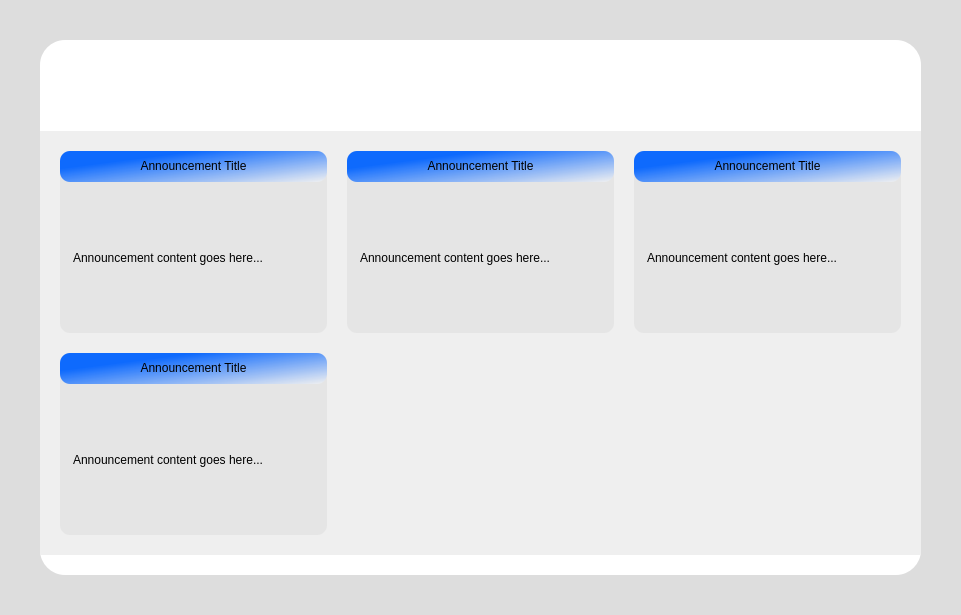
<?xml version="1.0" encoding="UTF-8"?>
<ui version="4.0">
 <class>BarangayDashboard</class>
 <widget class="QWidget" name="BarangayDashboard">
  <property name="geometry">
   <rect>
    <x>0</x>
    <y>0</y>
    <width>961</width>
    <height>615</height>
   </rect>
  </property>
  <property name="windowTitle">
   <string>Barangay Admin Dashboard</string>
  </property>
  <property name="styleSheet">
   <string notr="true">QWidget#BarangayDashboard {
    background-color: rgb(221, 221, 221);
}</string>
  </property>
  <layout class="QVBoxLayout" name="mainLayout">
   <property name="spacing">
    <number>0</number>
   </property>
   <property name="leftMargin">
    <number>40</number>
   </property>
   <property name="topMargin">
    <number>40</number>
   </property>
   <property name="rightMargin">
    <number>40</number>
   </property>
   <property name="bottomMargin">
    <number>40</number>
   </property>
   <item>
    <widget class="QFrame" name="frame">
     <property name="styleSheet">
      <string notr="true">QFrame#frame {
    background-color: white;
    border-radius: 25px;
}</string>
     </property>
     <property name="frameShape">
      <enum>QFrame::StyledPanel</enum>
     </property>
     <property name="frameShadow">
      <enum>QFrame::Raised</enum>
     </property>
     <layout class="QVBoxLayout" name="frameLayout">
      <property name="spacing">
       <number>10</number>
      </property>
      <property name="leftMargin">
       <number>0</number>
      </property>
      <property name="topMargin">
       <number>0</number>
      </property>
      <property name="rightMargin">
       <number>0</number>
      </property>
      <property name="bottomMargin">
       <number>20</number>
      </property>
      <item>
       <widget class="QLabel" name="label_3">
        <property name="minimumSize">
         <size>
          <width>0</width>
          <height>81</height>
         </size>
        </property>
        <property name="maximumSize">
         <size>
          <width>16777215</width>
          <height>81</height>
         </size>
        </property>
        <property name="styleSheet">
         <string notr="true">QLabel {
    background: qlineargradient(
        spread:pad,
        x1:0, y1:0,
        x2:0, y2:1,
        stop:0 #0d47a1,
        stop:1 #1976d2
    );
    border-radius: 0px;
    color: white;
    font-weight: bold;
    padding: 15px;
}</string>
        </property>
        <property name="text">
         <string>&lt;html&gt;&lt;head/&gt;&lt;body&gt;&lt;p&gt;&lt;span style=&quot; font-size:18pt;&quot;&gt;ANNOUNCEMENTS&lt;/span&gt;&lt;/p&gt;&lt;p&gt;&lt;span style=&quot; font-size:11pt; font-weight:400;&quot;&gt;Official Barangay Notices and Updates&lt;/span&gt;&lt;br/&gt;&lt;/p&gt;&lt;/body&gt;&lt;/html&gt;</string>
        </property>
       </widget>
      </item>
      <item>
       <widget class="QScrollArea" name="scrollArea">
        <property name="styleSheet">
         <string notr="true">QScrollArea {
    background-color: white;
    border: none;
}
QScrollBar:vertical {
    border: none;
    background: #f0f0f0;
    width: 10px;
    border-radius: 5px;
}
QScrollBar::handle:vertical {
    background: #1976d2;
    border-radius: 5px;
    min-height: 20px;
}
QScrollBar::add-line:vertical, QScrollBar::sub-line:vertical {
    height: 0px;
}</string>
        </property>
        <property name="widgetResizable">
         <bool>true</bool>
        </property>
        <widget class="QWidget" name="scrollAreaWidgetContents">
         <property name="geometry">
          <rect>
           <x>0</x>
           <y>0</y>
           <width>881</width>
           <height>424</height>
          </rect>
         </property>
         <layout class="QGridLayout" name="gridLayout">
          <property name="leftMargin">
           <number>20</number>
          </property>
          <property name="topMargin">
           <number>20</number>
          </property>
          <property name="rightMargin">
           <number>20</number>
          </property>
          <property name="bottomMargin">
           <number>20</number>
          </property>
          <property name="spacing">
           <number>20</number>
          </property>
          <item row="0" column="0">
           <widget class="QWidget" name="widget" native="true">
            <property name="minimumSize">
             <size>
              <width>200</width>
              <height>131</height>
             </size>
            </property>
            <property name="styleSheet">
             <string notr="true">QWidget {
    background-color: rgb(229, 229, 229);
    border-radius: 10px;
}</string>
            </property>
            <layout class="QVBoxLayout" name="verticalLayout">
             <property name="spacing">
              <number>0</number>
             </property>
             <property name="leftMargin">
              <number>0</number>
             </property>
             <property name="topMargin">
              <number>0</number>
             </property>
             <property name="rightMargin">
              <number>0</number>
             </property>
             <property name="bottomMargin">
              <number>0</number>
             </property>
             <item>
              <widget class="QLabel" name="label">
               <property name="minimumSize">
                <size>
                 <width>0</width>
                 <height>31</height>
                </size>
               </property>
               <property name="maximumSize">
                <size>
                 <width>16777215</width>
                 <height>31</height>
                </size>
               </property>
               <property name="styleSheet">
                <string notr="true">QLabel{
	background-color: qlineargradient(spread:pad, x1:0.231, y1:0.310227, x2:1, y2:1, stop:0 rgba(0, 98, 255, 239), stop:1 rgba(240, 240, 240, 255));
}</string>
               </property>
               <property name="text">
                <string>&lt;html&gt;&lt;head/&gt;&lt;body&gt;&lt;p align=&quot;center&quot;&gt;Announcement Title&lt;/p&gt;&lt;/body&gt;&lt;/html&gt;</string>
               </property>
              </widget>
             </item>
             <item>
              <widget class="QLabel" name="label_content_1">
               <property name="styleSheet">
                <string notr="true">QLabel {
    padding: 10px;
    background-color: transparent;
}</string>
               </property>
               <property name="text">
                <string>Announcement content goes here...</string>
               </property>
               <property name="wordWrap">
                <bool>true</bool>
               </property>
              </widget>
             </item>
            </layout>
           </widget>
          </item>
          <item row="0" column="1">
           <widget class="QWidget" name="widget_2" native="true">
            <property name="minimumSize">
             <size>
              <width>200</width>
              <height>131</height>
             </size>
            </property>
            <property name="styleSheet">
             <string notr="true">QWidget {
    background-color: rgb(229, 229, 229);
    border-radius: 10px;
}</string>
            </property>
            <layout class="QVBoxLayout" name="verticalLayout_2">
             <property name="spacing">
              <number>0</number>
             </property>
             <property name="leftMargin">
              <number>0</number>
             </property>
             <property name="topMargin">
              <number>0</number>
             </property>
             <property name="rightMargin">
              <number>0</number>
             </property>
             <property name="bottomMargin">
              <number>0</number>
             </property>
             <item>
              <widget class="QLabel" name="label_6">
               <property name="minimumSize">
                <size>
                 <width>0</width>
                 <height>31</height>
                </size>
               </property>
               <property name="maximumSize">
                <size>
                 <width>16777215</width>
                 <height>31</height>
                </size>
               </property>
               <property name="styleSheet">
                <string notr="true">QLabel{
	background-color: qlineargradient(spread:pad, x1:0.231, y1:0.310227, x2:1, y2:1, stop:0 rgba(0, 98, 255, 239), stop:1 rgba(240, 240, 240, 255));
}</string>
               </property>
               <property name="text">
                <string>&lt;html&gt;&lt;head/&gt;&lt;body&gt;&lt;p align=&quot;center&quot;&gt;Announcement Title&lt;/p&gt;&lt;/body&gt;&lt;/html&gt;</string>
               </property>
              </widget>
             </item>
             <item>
              <widget class="QLabel" name="label_content_2">
               <property name="styleSheet">
                <string notr="true">QLabel {
    padding: 10px;
    background-color: transparent;
}</string>
               </property>
               <property name="text">
                <string>Announcement content goes here...</string>
               </property>
               <property name="wordWrap">
                <bool>true</bool>
               </property>
              </widget>
             </item>
            </layout>
           </widget>
          </item>
          <item row="0" column="2">
           <widget class="QWidget" name="widget_3" native="true">
            <property name="minimumSize">
             <size>
              <width>200</width>
              <height>131</height>
             </size>
            </property>
            <property name="styleSheet">
             <string notr="true">QWidget {
    background-color: rgb(229, 229, 229);
    border-radius: 10px;
}</string>
            </property>
            <layout class="QVBoxLayout" name="verticalLayout_3">
             <property name="spacing">
              <number>0</number>
             </property>
             <property name="leftMargin">
              <number>0</number>
             </property>
             <property name="topMargin">
              <number>0</number>
             </property>
             <property name="rightMargin">
              <number>0</number>
             </property>
             <property name="bottomMargin">
              <number>0</number>
             </property>
             <item>
              <widget class="QLabel" name="label_7">
               <property name="minimumSize">
                <size>
                 <width>0</width>
                 <height>31</height>
                </size>
               </property>
               <property name="maximumSize">
                <size>
                 <width>16777215</width>
                 <height>31</height>
                </size>
               </property>
               <property name="styleSheet">
                <string notr="true">QLabel{
	background-color: qlineargradient(spread:pad, x1:0.231, y1:0.310227, x2:1, y2:1, stop:0 rgba(0, 98, 255, 239), stop:1 rgba(240, 240, 240, 255));
}</string>
               </property>
               <property name="text">
                <string>&lt;html&gt;&lt;head/&gt;&lt;body&gt;&lt;p align=&quot;center&quot;&gt;Announcement Title&lt;/p&gt;&lt;/body&gt;&lt;/html&gt;</string>
               </property>
              </widget>
             </item>
             <item>
              <widget class="QLabel" name="label_content_3">
               <property name="styleSheet">
                <string notr="true">QLabel {
    padding: 10px;
    background-color: transparent;
}</string>
               </property>
               <property name="text">
                <string>Announcement content goes here...</string>
               </property>
               <property name="wordWrap">
                <bool>true</bool>
               </property>
              </widget>
             </item>
            </layout>
           </widget>
          </item>
          <item row="1" column="0">
           <widget class="QWidget" name="widget_4" native="true">
            <property name="minimumSize">
             <size>
              <width>200</width>
              <height>131</height>
             </size>
            </property>
            <property name="styleSheet">
             <string notr="true">QWidget {
    background-color: rgb(229, 229, 229);
    border-radius: 10px;
}</string>
            </property>
            <layout class="QVBoxLayout" name="verticalLayout_4">
             <property name="spacing">
              <number>0</number>
             </property>
             <property name="leftMargin">
              <number>0</number>
             </property>
             <property name="topMargin">
              <number>0</number>
             </property>
             <property name="rightMargin">
              <number>0</number>
             </property>
             <property name="bottomMargin">
              <number>0</number>
             </property>
             <item>
              <widget class="QLabel" name="label_8">
               <property name="minimumSize">
                <size>
                 <width>0</width>
                 <height>31</height>
                </size>
               </property>
               <property name="maximumSize">
                <size>
                 <width>16777215</width>
                 <height>31</height>
                </size>
               </property>
               <property name="styleSheet">
                <string notr="true">QLabel{
	background-color: qlineargradient(spread:pad, x1:0.231, y1:0.310227, x2:1, y2:1, stop:0 rgba(0, 98, 255, 239), stop:1 rgba(240, 240, 240, 255));
}</string>
               </property>
               <property name="text">
                <string>&lt;html&gt;&lt;head/&gt;&lt;body&gt;&lt;p align=&quot;center&quot;&gt;Announcement Title&lt;/p&gt;&lt;/body&gt;&lt;/html&gt;</string>
               </property>
              </widget>
             </item>
             <item>
              <widget class="QLabel" name="label_content_4">
               <property name="styleSheet">
                <string notr="true">QLabel {
    padding: 10px;
    background-color: transparent;
}</string>
               </property>
               <property name="text">
                <string>Announcement content goes here...</string>
               </property>
               <property name="wordWrap">
                <bool>true</bool>
               </property>
              </widget>
             </item>
            </layout>
           </widget>
          </item>
         </layout>
        </widget>
       </widget>
      </item>
     </layout>
    </widget>
   </item>
  </layout>
 </widget>
 <resources/>
 <connections/>
</ui>
